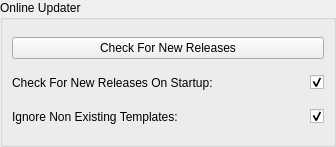
<?xml version="1.0" encoding="UTF-8"?>
<ui version="4.0">
 <class>Online_Updater_Form</class>
 <widget class="QWidget" name="Online_Updater_Form">
  <property name="geometry">
   <rect>
    <x>0</x>
    <y>0</y>
    <width>336</width>
    <height>147</height>
   </rect>
  </property>
  <property name="windowTitle">
   <string>Online Updater</string>
  </property>
  <layout class="QGridLayout" name="Online_Updater_Form_gridLayout">
   <property name="margin">
    <number>0</number>
   </property>
   <item row="0" column="0">
    <widget class="QGroupBox" name="Online_Updater_groupBox">
     <property name="title">
      <string>Online Updater</string>
     </property>
     <layout class="QGridLayout" name="Online_Updater_groupBox_gridLayout">
      <item row="1" column="0">
       <layout class="QHBoxLayout" name="Check_For_New_Releases_On_Startup_horizontalLayout">
        <item>
         <widget class="QLabel" name="Check_For_New_Releases_On_Startup_label">
          <property name="text">
           <string>Check For New Releases On Startup:</string>
          </property>
         </widget>
        </item>
        <item>
         <spacer name="Check_For_New_Releases_On_Startup_horizontalSpacer">
          <property name="orientation">
           <enum>Qt::Horizontal</enum>
          </property>
          <property name="sizeHint" stdset="0">
           <size>
            <width>40</width>
            <height>20</height>
           </size>
          </property>
         </spacer>
        </item>
        <item>
         <widget class="QCheckBox" name="Check_For_New_Releases_On_Startup_checkBox">
          <property name="toolTip">
           <string>Check For New Releases On Startup Check Box: New releases will be checked on startup.</string>
          </property>
          <property name="layoutDirection">
           <enum>Qt::RightToLeft</enum>
          </property>
          <property name="checked">
           <bool>true</bool>
          </property>
         </widget>
        </item>
       </layout>
      </item>
      <item row="2" column="0">
       <layout class="QHBoxLayout" name="Ignore_Non_Existing_Templates_horizontalLayout">
        <item>
         <widget class="QLabel" name="Ignore_Non_Existing_Templates_label">
          <property name="text">
           <string>Ignore Non Existing Templates:</string>
          </property>
         </widget>
        </item>
        <item>
         <spacer name="Ignore_Non_Existing_Templates_horizontalSpacer">
          <property name="orientation">
           <enum>Qt::Horizontal</enum>
          </property>
          <property name="sizeHint" stdset="0">
           <size>
            <width>40</width>
            <height>20</height>
           </size>
          </property>
         </spacer>
        </item>
        <item>
         <widget class="QCheckBox" name="Ignore_Non_Existing_Templates_checkBox">
          <property name="toolTip">
           <string>Ignore Non Existing Templates Check Box: Online Updater will only consider Templates in the Database when checking for updates.</string>
          </property>
          <property name="layoutDirection">
           <enum>Qt::RightToLeft</enum>
          </property>
          <property name="checked">
           <bool>true</bool>
          </property>
         </widget>
        </item>
       </layout>
      </item>
      <item row="0" column="0">
       <widget class="QPushButton" name="Check_For_New_Releases_pushButton">
        <property name="toolTip">
         <string>Check For New Releases Push Button: Checks if new releases are available online.</string>
        </property>
        <property name="text">
         <string>Check For New Releases</string>
        </property>
       </widget>
      </item>
     </layout>
    </widget>
   </item>
  </layout>
 </widget>
 <resources/>
 <connections/>
</ui>
